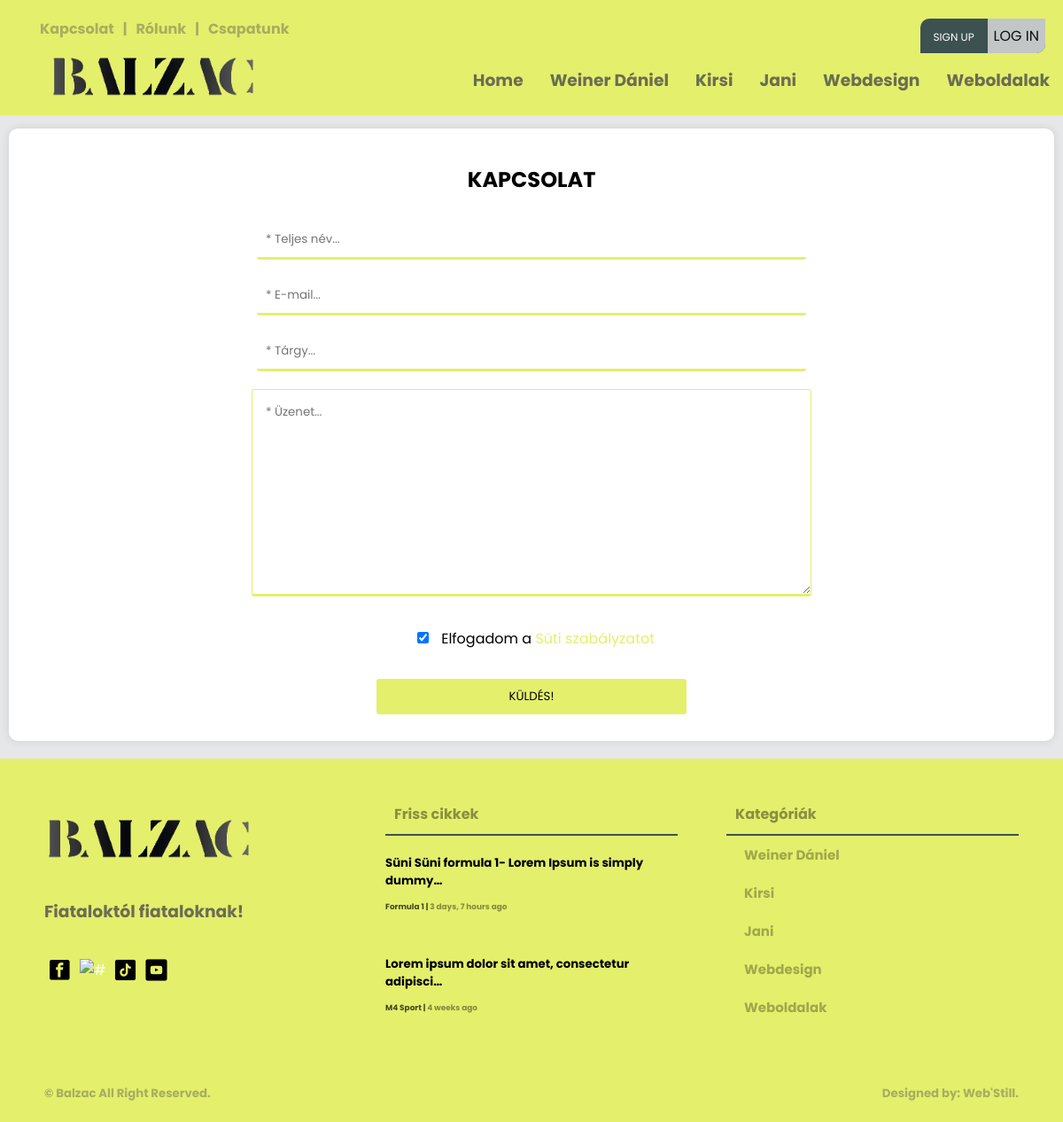
The page /kapcsolat/ on the database its author committed.
### creationboard/models.py (models this page shows, shortened)
class Category(models.Model):
    user = models.ForeignKey(User, null=True, on_delete=models.CASCADE)
    name = models.CharField(max_length=200)
    class Meta:
        ordering = ['-id']

class Article(models.Model):
    user = models.ForeignKey(User, on_delete=models.CASCADE)
    title = models.CharField(max_length=200)
    created = models.DateTimeField(auto_now_add=True, null=True)
    updated = models.DateTimeField(auto_now=True, null=True)
    articletype = models.CharField(null=False, blank=False, max_length=100)
    body = RichTextUploadingField(max_length=1000000) #ez itt lehetne RichTextUploadingField is
    indeximg = models.ImageField(upload_to="images/", default="images/home9.jpg")
    category = models.CharField(max_length=100, null=False, blank=False)
    status = models.CharField(max_length=10, choices=STATUS_CHOICES, default='pending')
    class Meta:
        ordering = ['-created']

### main/views.py (the view, shortened to what this page needs)
# urls.py: path('kapcsolat/', views.contactUs, name='contact-us'),
def contactUs(request):
    footarticle = models.Article.objects.filter(status='approved')[0:2]
    navcategory = models.Category.objects.all()[0:5]
    form = ContactForm()
    context = {'form': form, 'category2': navcategory, 'article4': footarticle}
    return render(request, 'main/contact-us.html', context)

### main/forms.py
class ContactForm(ModelForm):
    class Meta:
        model = ContactUs
        fields = ('fullname', 'email', 'obj', 'body', 'cookieaccept')
        labels = {
            'fullname': '',
            'email': '',
            'obj': '',
            'body': '',
            'cookieaccept': '',
        }
        widgets = {
            'fullname': forms.TextInput(attrs={'class': 'first-input', 'placeholder': '* Teljes név...'}),
            'email': forms.EmailInput(attrs={'class': 'first-input', 'placeholder': '* E-mail...'}),
            'obj': forms.TextInput(attrs={'class': 'first-input', 'placeholder': '* Tárgy...'}),
            'body': forms.Textarea(attrs={'class': '', 'placeholder': '* Üzenet...'}),
            'cookieaccept': forms.CheckboxInput(attrs={'required': 'required'}),
        }

### templates/main/contact-us.html (shortened to what this page needs)
{% load static %}
<!DOCTYPE html>
<html>
<head>
	<link rel="stylesheet" type="text/css" href="{% static 'main/style.css' %}">
</head>
<body>
	{% include 'main/navbar.html' %}
		<main>
			<div class="wrapper">
				<div class="row">
					<div class="card-05">
						<h2 align="center">KAPCSOLAT</h2>
						<div>
							<form class="contact-us-input-lay" method="POST" >
								{{ form.fullname }}
									{{ form.email }}
									{{ form.obj }}
								{{ form.body }}
								<div class="accept-box">
									{{ form.cookieaccept }}
									<label for="privacy">Elfogadom a <a style="color: #e4ef6c" href="#">Süti szabályzatot</a></label>
								</div>
									<button class="send-btn" type="submit">KÜLDÉS!</button>
						</div>
					</div>
				</div>
			</div>
		</main>
		{% include 'main/footer.html' %}
</body>
</html>

### templates/main/navbar.html (shortened to what this page needs)
{% load static %}
<div class="screen-big">
<nav>
    <div class="nav-one nav-flex">
        <div class="left flex">
            <ul class="top-header mt-0">
                <li><a href="{% url 'contact-us' %}"><h4>Kapcsolat</h4></a></li>
                <li><h4>|</h4></li>
                <li><a href="{% url 'about-us' %}"><h4>Rólunk</h4></a></li>
                <li><h4>|</h4></li>
                <li><a href="{% url 'team-index' %}"><h4>Csapatunk</h4></a></li>
            </ul>
        </div>
        <div class="right flex">
                <ul class="top-header">
                    {% if request.user.is_authenticated %}
                    <li>
                        <div class="header-profile-pic">
                            <div class="pic">
                                <span class="material-symbols-outlined">account_circle</span>
                            </div>
                            <div class="header-profile-info">
                                <h4><a href="{% url 'profile-page' request.user.username %}">@{{ request.user }}</a></h4>
                                <h6><a href=""><span class="material-symbols-outlined">mail_lock</span>{{ request.user.email }}</a></h6>
                            </div>
                        </div>
                    </li>
                    <!--<li><h4><a href="{% url 'profile-page' request.user.username %}">Hello, @{{ request.user }}</a></h4></li>
                    <li><h4>|</h4></li>
                    <li><h4><a href="{% url 'logout' %}"><span class="material-symbols-outlined">logout</span>Kijelentkezés</a></h4></li>-->
                    {% else %}
                    <ul class="foot-icon-margin pd-0">
                        <li class="signup-or-login"><a href="{% url 'register' %}" class="sign-up">Sign up</a><a href="{% url 'login' %}"><button class="login-btn">Log in</button></a></li>
                    </ul>
                    {% endif %}
                </ul>
        </div>
    </div>
    <div class="nav-two nav-flex">
        <div class="left flex">
            <ul>
                <a href="{% url 'index' %}"><li><img src="{% static 'main/pics/logo.png' %}" class="logo-img" alt="#" /></li>
            </ul>
        </div>
        <div class="right">
            <div class="social media">
                <ul>
                    <li><a href="{% url 'index' %}"><h3>Home</h3></a></li>
                    {% for category in category2 %}
                        <li><a href="{% url 'article-page' category.name %}"><h3>{{ category.name }}</h3></a></li>
                    {% endfor %}
                </ul>
            </div>
        </div>
    </div>
</nav>
</div>

### templates/main/footer.html
{% load static %}
<footer>
    <div class="footer">
        <div class="footer-cols footer-firts">
            <div class="col-01">
                <ul class="pd-0">
                    <a href="{% url 'index' %}"><li><img src="{% static 'main/pics/logo.png' %}" class="logo-img" alt="#" /></li>
                </ul>
                <h3>Fiataloktól fiataloknak!</h3>
                <ul class="foot-icon-margin pd-0">
                    <a href="https://www.facebook.com/profile.php?id=100090612766620" target="blank"><li><img src="{% static 'main/pics/facebook.png' %}" class="icon-img" alt="#" target="blank" /></a></li>
                    <a href="https://www.instagram.com/balzacponthu/" target="blank"><li><img src="{% static 'main/pics/instagram.png' %}" class="icon-img" alt="#" /></li></a>
                    <a href="https://www.tiktok.com/@balzac.ujsag" target="blank"><li><img src="{% static 'main/pics/tiktok.png' %}" class="icon-img" alt="#" /></li></a>
                    <a href="https://www.youtube.com/@balzacujsag" target="blank"><li><img src="{% static 'main/pics/youtube.png' %}" class="icon-img" alt="#" /></li></a>
                </ul>
            </div>
            <div class="col-02">
                <div class="box-title">
                    <h4 class="txt-black">Friss cikkek<h4>
                </div>
                {% for article in article4 %}
                <ul class="pd-0">
                    <li><a href="{% url 'article' article.id %}" class="footer-article-text">
                        <h5 class="mt-1 mb-1">{{ article.title|truncatechars:49 }}</h5>
                        <h6 class="m-0">{{ article.body|truncatechars:30|safe }}</h6>
                        <small class="black"><span><a href="{% url 'article-page' article.category %}" class="black">{{ article.category }} </a></span>  |  <span><a class="black"> {{ article.created|timesince }} ago</a></span></small>
                    </a></li>
                </ul>
                {% endfor %}
            </div>
            <div class="col-03">
                <div class="box-title">
                    <h4 class="txt-black">Kategóriák<h4>
                </div>
                <div class="box-categories">
                    <ul>
                        {% for category in category2 %}
                        <li><a href="{% url 'article-page' category.name %}" class="txt-black">{{ category.name }}</a></li>
                        {% endfor %}
                    </ul>
                </div>
            </div>
        </div>
        <div class="footer-second">
            <div>
                <h5><a href="#"> &copy; Balzac</a> All Right Reserved.<h5>
            </div>
            <div>
                <h5><a href="">Designed by: Web'Still.</a><h5>
            </div>
        </div>
    </div>
</footer>

### rows shown on the page
Category: name "Weiner Dániel"
Category: name "Kirsi"
Category: name "Jani"
Category: name "Webdesign"
Category: name "Weboldalak"
Article: title "Süni Süni formula 1- Lorem Ipsum is simply dummy…", category "Formula 1", created "3 days, 7 hours"
Article: title "Lorem ipsum dolor sit amet, consectetur adipisci…", category "M4 Sport", created "4 weeks"
